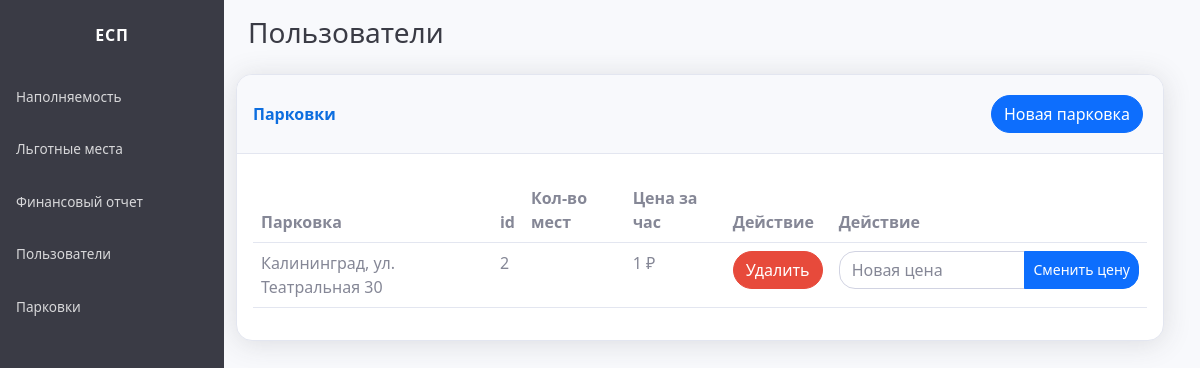
/dash_parks, run on an earlier commit of the app's database.
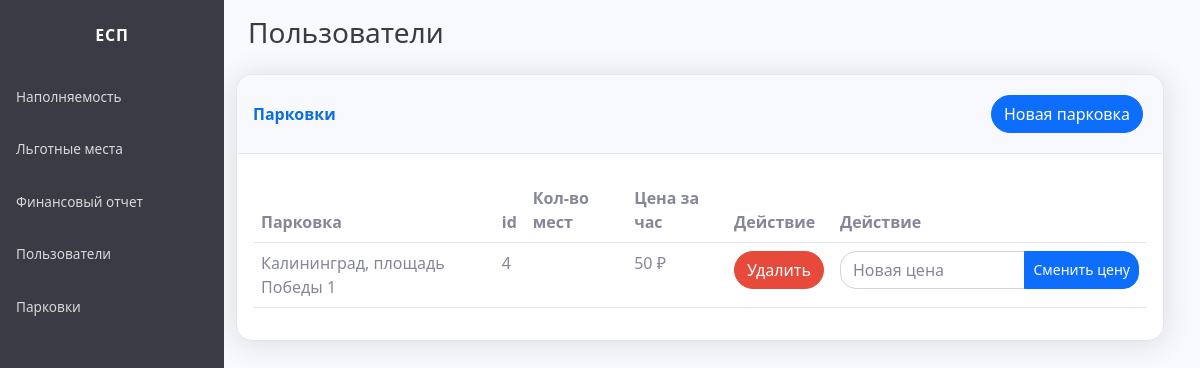
And on a later commit of the database.
### parkingapp/models.py (models this page shows, shortened)
class Parking(models.Model):
    lattitude = models.FloatField(default=0)
    longitude = models.FloatField(default=0)
    address = models.CharField(max_length=120, default='')
    registry_nubmer = models.PositiveIntegerField(default=0)
    max_parking_spaces = models.PositiveIntegerField(default=0)
    occupied_places = models.PositiveIntegerField(default=0)
    price_per_minute = models.PositiveIntegerField(default=0)
    change = models.DateTimeField(default=datetime(1, 1, 1, 0, 0, 0, tzinfo=None))

### parkingapp/views.py (the view, shortened to what this page needs)
# urls.py: path('dash_parks', views.dash_parks, name='dash_parks'),
def dash_parks(request):
    parkings = Parking.objects.all()
    return render(request, 'dash_parks.html', {'parkings':parkings})

### parkingapp/templates/dash_parks.html (shortened to what this page needs)
{% extends 'dash_base.html' %}
{% block content %}
<div class="d-flex flex-column" id="content-wrapper">
    <div id="content">
        <div class="container-fluid mt-3">
            <div class="d-sm-flex justify-content-between align-items-center mb-4">
                <h3 class="text-dark mb-0">Пользователи</h3>
            </div>
            <div class="row">
                <div class="row">
                    <div class="card shadow p-0">
                        <div class="d-sm-flex card-header py-3 justify-content-between align-items-center">
                            <p class="text-primary m-0 fw-bold">Парковки</p>
                            <div>
                                <a class="btn btn-primary rounded-pill mx-1 my-1" href="addparking" type="button">Новая парковка</a>
                            </div>
                        </div>
                        <div class="card-body">
                            <div class="row">
                            <div class="table-responsive table mt-2" id="dataTable" role="grid" aria-describedby="dataTable_info">
                                <table class="table my-0" id="dataTable">
                                    <thead>
                                        <tr>
                                            <th>Парковка</th>
                                            <th>id</th>
                                            <th>Кол-во мест</th>
                                            <th>Цена за час</th>
                                            <th>Действие</th>
                                            <th>Действие</th>
                                        </tr>
                                    </thead>
                                    <tbody>
                                        {% for el in parkings %}
                                        <tr>
                                            <td>{{el.address}}</td>
                                            <td>{{el.pk}}</td>
                                            <td>{{el.places}}</td>
                                            <td>{{el.price_per_minute}} ₽</td>
                                            <form method="post">
                                            <td><button class="btn btn-danger rounded-pill" value="{{el.pk}}" type="submit" name="delete">Удалить</button></td>
                                            </form>
                                            <form method="post">
                                            <td>
                                                <div class="input-group">
                                                    <input type="number" name="new_price" class="form-control radl" placeholder="Новая цена">
                                                    <button type="submit" name="change_price" value="{{el.pk}}" class="btn btn-sm btn-primary btn-primary radr">Сменить цену</button>
                                                </div>
                                            </td>
                                            </form>
                                        </tr>
                                        {% endfor %}
                                </table>
                            </div>
                        </div>
                    </div>
                </div>
            </div>
            </div>
        </div>
    </div>
</div>
{% endblock %}

What changed in the data, as far as the page shows it:
removed Parking: address "Калининград, ул. Театральная 30", pk "2", price_per_minute "1"
added Parking: address "Калининград, площадь Победы 1", pk "4", price_per_minute "50"
